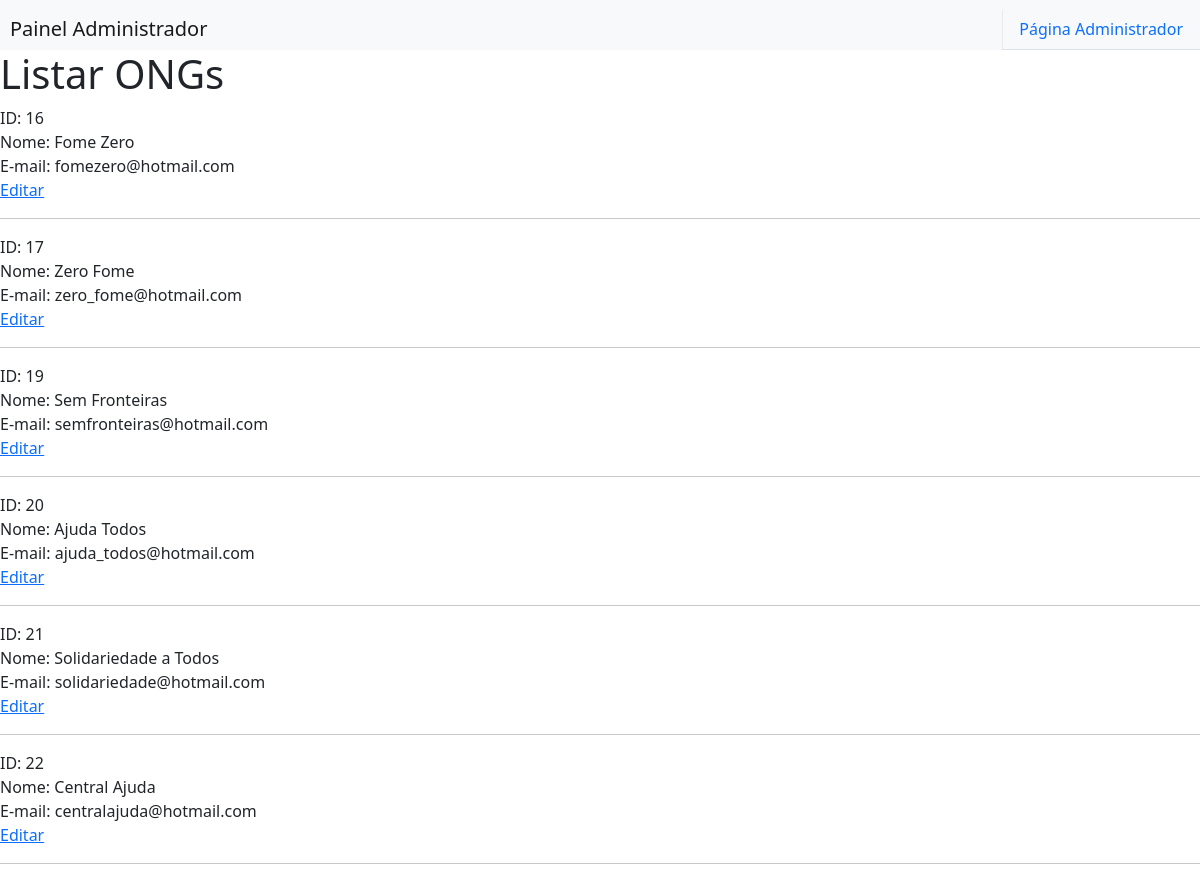
The page /hortas/php/listarong.php on the database its author committed.
### tables this page shows
CREATE TABLE `ong` (
  `cod_ong` int NOT NULL AUTO_INCREMENT,
  `cnpj` varchar(45) DEFAULT NULL,
  `razaoSocial` varchar(45) DEFAULT NULL,
  `telefone` varchar(45) DEFAULT NULL,
  `email` varchar(45) DEFAULT NULL,
  `celular` varchar(45) DEFAULT NULL,
  `senha` varchar(45) DEFAULT NULL,
  PRIMARY KEY (`cod_ong`),
  UNIQUE KEY `email_UNIQUE` (`email`)
);

### hortas/php/listarong.php (the view, shortened to what this page needs)
<?php
include_once("conexao.php");
?>
<!DOCTYPE html>
<html lang="pt-br">
<head>
	<link href="https://cdn.jsdelivr.net/npm/bootstrap@5.1.0/dist/css/bootstrap.min.css" rel="stylesheet">
	<link rel="stylesheet" href="https://use.fontawesome.com/releases/v5.0.8/css/all.css">
	<link href="../css/header.css" rel="stylesheet" type="text/css">
</head>
<body>
	<nav id="menu" class="navbar navbar-expand-lg navbar-light bg-light">
		<ul id="logo" class="nav">
			<a class="navbar-brand">Painel Administrador</a>
		</ul>
		<ul class="nav nav-tabs">
			<li class="nav-item">
				<a class="nav-link" href="telaadministrador.php">Página Administrador</a>
			</li>
		</ul>
	</nav>
	<h1>Listar ONGs</h1>
	<?php
	$result_produtores = "SELECT * FROM ong";
	$resultado_produtores = mysqli_query($conn, $result_produtores);
	while($row_usuario = mysqli_fetch_assoc($resultado_produtores)){
		echo "ID: " . $row_usuario['cod_ong'] . "<br>";
		echo "Nome: " . $row_usuario['razaoSocial'] . "<br>";
		echo "E-mail: " . $row_usuario['email'] . "<br>";
		echo "<a href='gerenciarong.php?cod_ong=" . $row_usuario['cod_ong'] . "'>Editar</a><br><hr>";
	}
	?>
</body>
</html>

### hortas/css/header.css (style rules this page uses)
#logo { margin-left: 10px; margin-right: auto; }
#menu { padding-bottom: 0px; }
.nav-tabs .nav-link { border-left: 1px solid #0000000f; }

### rows shown on the page
ong: cod_ong "16", razaoSocial "Fome Zero", email "fomezero@hotmail.com"
ong: cod_ong "17", razaoSocial "Zero Fome", email "zero_fome@hotmail.com"
ong: cod_ong "19", razaoSocial "Sem Fronteiras", email "semfronteiras@hotmail.com"
ong: cod_ong "20", razaoSocial "Ajuda Todos", email "ajuda_todos@hotmail.com"
ong: cod_ong "21", razaoSocial "Solidariedade a Todos", email "solidariedade@hotmail.com"
ong: cod_ong "22", razaoSocial "Central Ajuda", email "centralajuda@hotmail.com"
